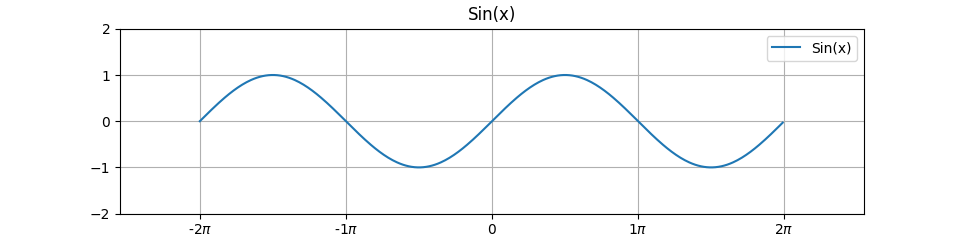

Recreate this plot in Python.
import os
import math
import numpy as np
import matplotlib.pyplot as plt
import matplotlib.animation as animation
from matplotlib.ticker import FuncFormatter, MultipleLocator

# total time
base_time = 4.0
pause_time = 2.0
total_time = base_time + pause_time

# fig
fig, ax = plt.subplots()

# plots
plots = []

def set_title(title):
    ax.set_title("{0}".format(title))

def set_lim(x_lim_begin, x_lim_end, y_lim_begin, y_lim_end):
    ax.set_xlim(x_lim_begin, x_lim_end)
    ax.set_ylim(y_lim_begin, y_lim_end)

def init_figure():
    # title
    set_title("Sin(x)")

    # lim
    set_lim(-8.0, 8.0, -2.0, 2.0)

    label_name = "Sin(x)"
    plot = ax.plot([], [], label=label_name)[0]

    x_data = []
    y_data = []
    plot.set_data(x_data, y_data)

    plots.append(plot)

    # show legend
    ax.legend()          

def animation_frame(i):
    if i > base_time:
        return

    idx = 0

    x_value = i * math.pi - base_time / 2.0 * math.pi
    y_value = math.sin(x_value)

    x_data = plots[idx].get_xdata()
    y_data = plots[idx].get_ydata()

    x_data.append(x_value)
    y_data.append(y_value) 

    plots[idx].set_data(x_data, y_data)  

# delta time
play_speed = 0.5
dt = 0.02 * play_speed
            
# figure size (pixels->inches) 
# https://matplotlib.org/devdocs/gallery/subplots_axes_and_figures/figure_size_units.html
px = 1/plt.rcParams["figure.dpi"]
fig_width = float(960) * px
fig_height = float(240) * px

# clear
fig, ax = plt.subplots(figsize=(fig_width, fig_height))
ax.xaxis.set_major_formatter(FuncFormatter(lambda val,pos: '{:.0g}$\pi$'.format(val/np.pi) if val !=0 else '0'))
ax.xaxis.set_major_locator(MultipleLocator(base=np.pi))

# show grid
ax.grid()

# animation
anim = animation.FuncAnimation(fig, init_func=init_figure, func=animation_frame, frames=np.arange(0, total_time, dt), interval=dt * 1000 / play_speed)

# save to gif
anim.save("sin.gif", writer='pillow')

# save last frame to png
fig.savefig("sin.png")